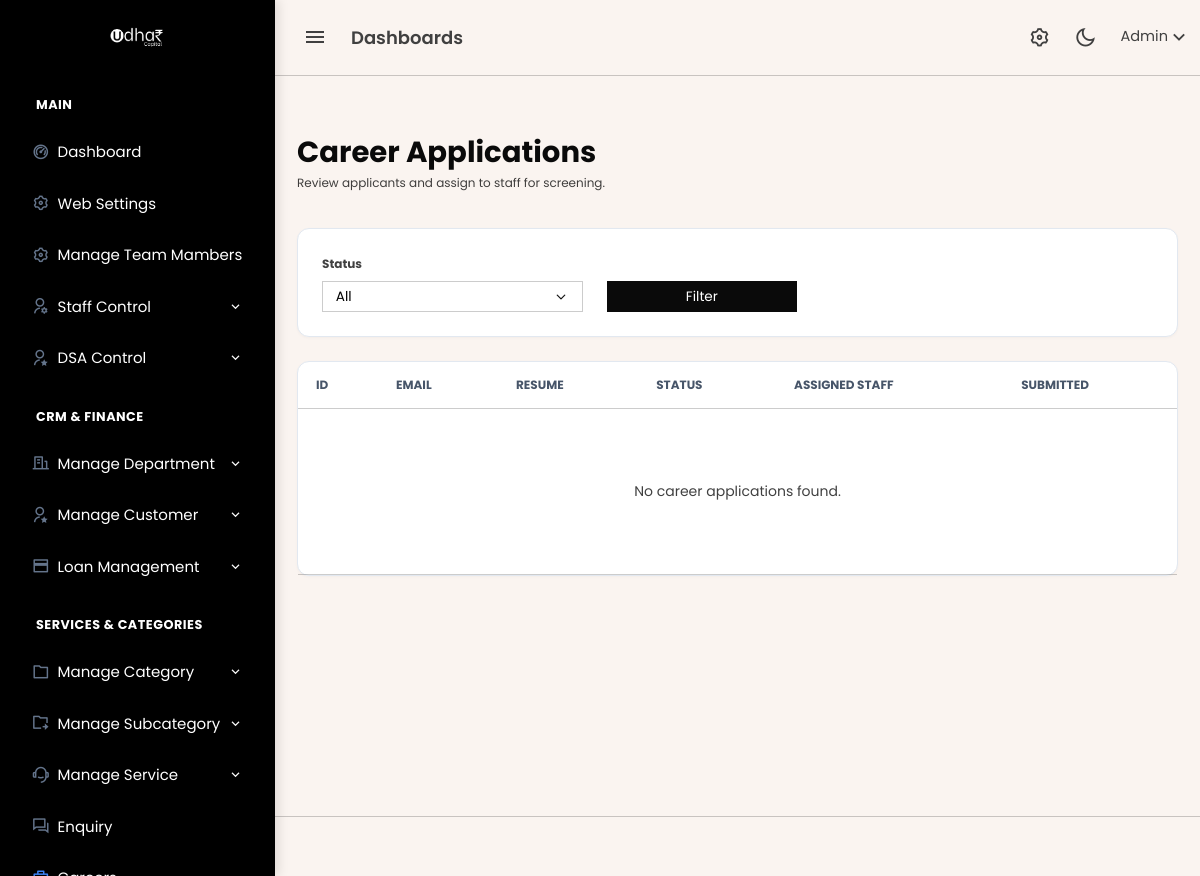
/admin/career_applications.php (signed in), run on an earlier commit of the app's database.
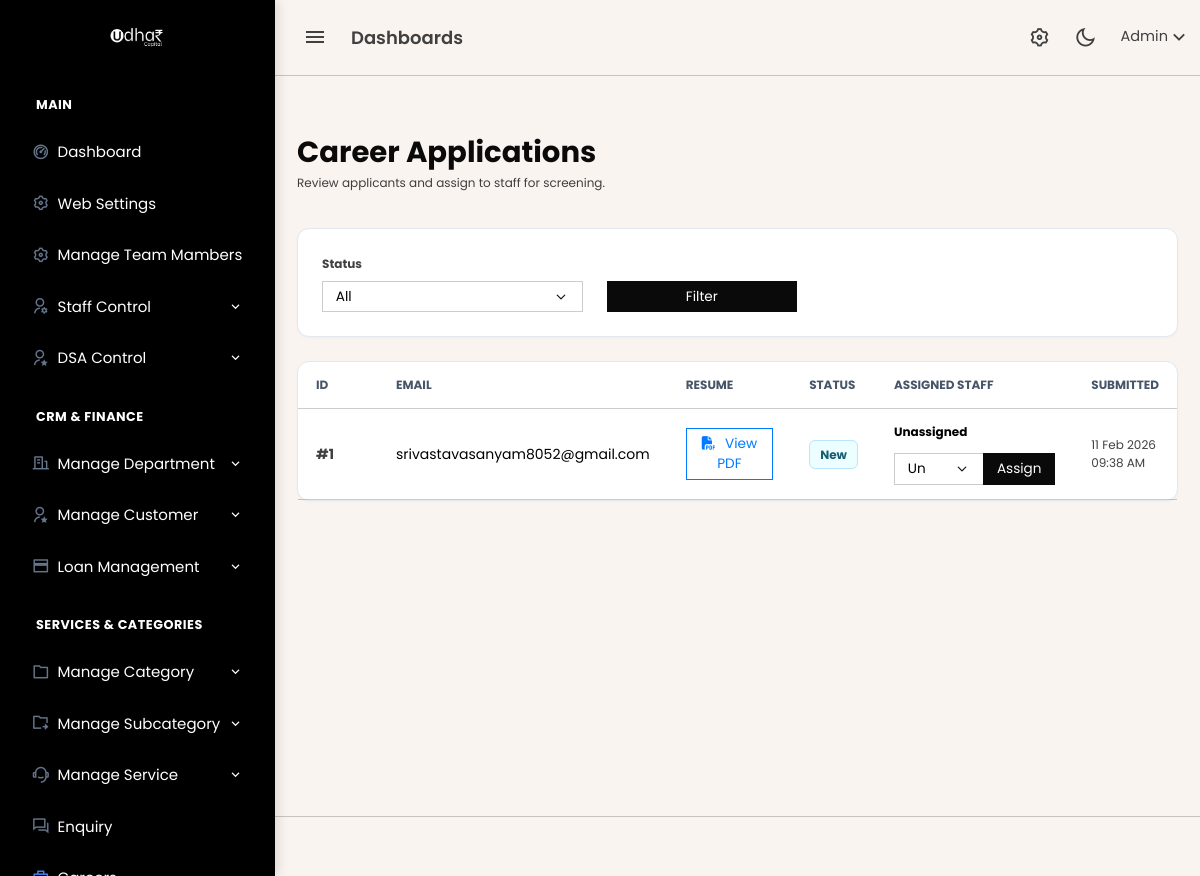
And on a later commit of the database.
### tables this page shows
CREATE TABLE `career_applications` (
  `id` bigint(20) UNSIGNED NOT NULL,
  `email` varchar(191) NOT NULL,
  `resume_path` varchar(255) NOT NULL,
  `resume_original_name` varchar(255) NOT NULL,
  `status` enum('new','assigned','closed') NOT NULL DEFAULT 'new',
  `assigned_staff_id` bigint(20) UNSIGNED DEFAULT NULL,
  `assigned_by` bigint(20) UNSIGNED DEFAULT NULL,
  `assigned_at` datetime DEFAULT NULL,
  `created_at` timestamp NOT NULL DEFAULT current_timestamp()
);

### admin/career_applications.php (the view, shortened to what the changed rows need)
<?php
include 'header.php';
echo '<link rel="stylesheet" href="https://cdnjs.cloudflare.com/ajax/libs/font-awesome/6.4.2/css/all.min.css">';
mysqli_query($conn, "CREATE TABLE IF NOT EXISTS career_applications (
    id BIGINT UNSIGNED NOT NULL AUTO_INCREMENT,
    email VARCHAR(191) NOT NULL,
    resume_path VARCHAR(255) NOT NULL,
    resume_original_name VARCHAR(255) NOT NULL,
    status ENUM('new','assigned','closed') NOT NULL DEFAULT 'new',
    assigned_staff_id BIGINT UNSIGNED DEFAULT NULL,
    assigned_by BIGINT UNSIGNED DEFAULT NULL,
    assigned_at DATETIME DEFAULT NULL,
    created_at TIMESTAMP NOT NULL DEFAULT CURRENT_TIMESTAMP,
    PRIMARY KEY (id),
    KEY idx_career_status (status),
    KEY idx_career_assigned_staff (assigned_staff_id),
    KEY idx_career_created_at (created_at)
) ENGINE=InnoDB DEFAULT CHARSET=utf8mb4");
$where = "1=1";
$query = "SELECT c.*, s.name AS assigned_staff_name, s.email AS assigned_staff_email
          FROM career_applications c
          LEFT JOIN staff s ON s.id = c.assigned_staff_id
          WHERE $where
          ORDER BY c.id DESC";
$result = mysqli_query($conn, $query);
?>
<div class="content-page">
    <div class="content">
        <div class="container-fluid pt-4">
            <div class="d-flex justify-content-between align-items-center mb-4">
                <div>
                    <h2 class="fw-bold text-dark mb-1">Career Applications</h2>
                </div>
            </div>
            <div class="card card-modern">
                <div class="card-body p-0">
                    <div class="table-responsive">
                        <table class="table table-modern mb-0">
                            <thead>
                                <tr>
                                    <th width="80">ID</th>
                                    <th>Email</th>
                                    <th>Resume</th>
                                    <th>Status</th>
                                    <th>Assigned Staff</th>
                                    <th>Submitted</th>
                                </tr>
                            </thead>
                            <tbody>
                                <?php if ($result && mysqli_num_rows($result) > 0): ?>
                                    <?php while ($row = mysqli_fetch_assoc($result)): ?>
                                        <tr>
                                            <td class="fw-bold text-muted">#<?php echo (int)$row['id']; ?></td>
                                            <td><?php echo htmlspecialchars((string)$row['email']); ?></td>
                                            <td>
                                                <a class="btn btn-sm btn-outline-primary"
                                                   target="_blank"
                                                   href="../<?php echo htmlspecialchars((string)$row['resume_path']); ?>">
                                                    <i class="fas fa-file-pdf me-1"></i> View PDF
                                                </a>
                                            </td>
                                            <td>
                                                <span class="badge-soft badge-<?php echo htmlspecialchars((string)$row['status']); ?>">
                                                    <?php echo ucfirst((string)$row['status']); ?>
                                                </span>
                                            </td>
                                            <td>
                                                <div class="small fw-bold"><?php echo htmlspecialchars((string)($row['assigned_staff_name'] ?: 'Unassigned')); ?></div>
                                                <form method="POST" action="db/career_assign.php" class="mt-2">
                                                    <div class="input-group input-group-sm">
                                                        <select name="staff_id" class="form-select form-select-sm">
                                                            <option value="0">Unassigned</option>
                                                        </select>
                                                        <button class="btn btn-sm btn-dark" type="submit">Assign</button>
                                                    </div>
                                                </form>
                                            </td>
                                            <td class="small text-muted">
                                                <?php echo date('d M Y', strtotime((string)$row['created_at'])); ?><br>
                                                <?php echo date('h:i A', strtotime((string)$row['created_at'])); ?>
                                            </td>
                                        </tr>
                                    <?php endwhile; ?>
                                <?php else: ?>
                                    <tr>
                                        <td colspan="6" class="text-center text-muted py-5">No career applications found.</td>
                                    </tr>
                                <?php endif; ?>
                            </tbody>
                        </table>
                    </div>
                </div>
            </div>
        </div>
    </div>
</div>
<?php include 'footer.php'; ?>

What changed in the data, as far as the page shows it:
added career_applications: id "1", email "srivastavasanyam8052@gmail.com", status "New", assigned_staff_name "Unassigned", created_at "11 Feb 2026", created_at "09:38 AM"
Also different on the page:
text no longer shown: "No career applications found."
